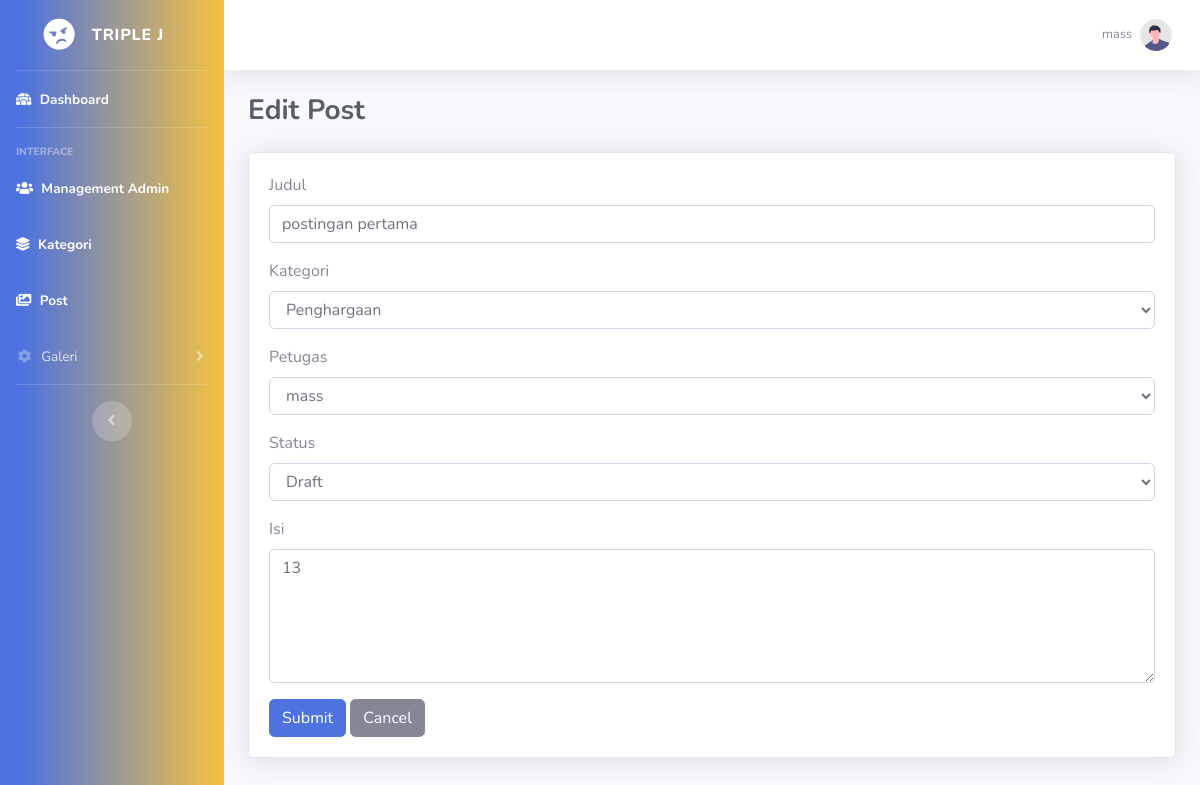
Page /edit_post.php?id=1 (signed in) on the committed database.
### tables this page shows
CREATE TABLE `posts` (
  `id` int(11) NOT NULL,
  `judul` varchar(255) NOT NULL,
  `kategori_id` int(11) NOT NULL,
  `isi` text NOT NULL,
  `petugas_id` int(11) NOT NULL,
  `status` varchar(255) NOT NULL,
  `created_at` timestamp NOT NULL DEFAULT current_timestamp() ON UPDATE current_timestamp()
);

### edit_post.php (the view, shortened to what this page needs)
<?php
include 'koneksi.php';
if(isset($_GET['id'])) {
    $id = $_GET['id'];
    $query = "SELECT * FROM posts WHERE id = ?";
    $stmt = $conn->prepare($query);
    $stmt->bind_param("i", $id);
    $stmt->execute();
    $result = $stmt->get_result();
    if($result->num_rows == 1) {
        $row = $result->fetch_assoc();
        $judul = $row['judul'];
        $kategori_id = $row['kategori_id'];
        $petugas_id = $row['petugas_id'];
        $isi = $row['isi'];
        $status = $row['status'];
    } else {
        echo "Post not found!";
        exit();
    }
} else {
    echo "Invalid request!";
    exit();
}
?>
<!DOCTYPE html>
<html lang="en">
<head>
    <link href="vendor/fontawesome-free/css/all.min.css" rel="stylesheet" type="text/css">
    <link href="css/sb-admin-2.min.css" rel="stylesheet">
</head>
<body id="page-top">
    <div id="wrapper">
        <?php include 'sidebar.php'; ?>
        <div id="content-wrapper" class="d-flex flex-column">
            <div id="content">
                <?php include 'navbar.php'; ?>
                <div class="container-fluid">
                    <div class="d-sm-flex align-items-center justify-content-between mb-4">
                        <h1 class="h3 font-weight-bold mb-0 text-gray-800">Edit Post</h1>
                    </div>
                    <div class="row">
                        <div class="col-lg-12">
                            <div class="card shadow mb-4">
                                <div class="card-body">
                                    <form method="POST">
                                        <div class="form-group">
                                            <label for="judul">Judul</label>
                                            <input type="text" class="form-control" id="judul" name="judul" value="<?php echo $judul; ?>" required>
                                        </div>
                                        <div class="form-group">
                                            <label for="kategori">Kategori</label>
                                            <select class="form-control" id="kategori" name="kategori" required>
                                                <?php
                                                $sql = mysqli_query($conn, "SELECT * FROM kategori") or die (mysqli_error($conn));
                                                while ($data = mysqli_fetch_array($sql)) {
                                                    $selected = ($data['id'] == $kategori_id) ? "selected" : "";
                                                    echo '<option value="'.$data['id'].'" '.$selected.'>'.$data['judul'].'</option>';
                                                }
                                                ?>
                                            </select>
                                        </div>
                                        <div class="form-group">
                                            <label for="petugas">Petugas</label>
                                            <select class="form-control" id="petugas" name="petugas" required>
                                                <?php
                                                $sql = mysqli_query($conn, "SELECT * FROM petugas") or die (mysqli_error($conn));
                                                while ($data = mysqli_fetch_array($sql)) {
                                                    $selected = ($data['id'] == $petugas_id) ? "selected" : "";
                                                    echo '<option value="'.$data['id'].'" '.$selected.'>'.$data['username'].'</option>';
                                                }
                                                ?>
                                            </select>
                                        </div>
                                        <div class="form-group">
                                            <label for="status">Status</label>
                                            <select class="form-control" id="status" name="status" required>
                                                <option value="draft" <?php if($status == 'draft') echo 'selected'; ?>>Draft</option>
                                            </select>
                                        </div>
                                        <div class="form-group">
                                            <label for="isi">Isi</label>
                                            <textarea class="form-control" id="isi" name="isi" rows="5" required><?php echo $isi; ?></textarea>
                                        </div>
                                        <button type="submit" class="btn btn-primary" name="submit">Submit</button>
                                        <a href="post.php" class="btn btn-secondary">Cancel</a>
                                        </div>
                            </div>
                        </div>
                    </div>
                </div>
            </div>
        </div>
    </div>
</body>
</html>

### rows in the picture
posts: judul "postingan pertama", status "Draft", isi "13"

### other values in the picture
$_SESSION ['username'] "mass"
form field kategori "Penghargaan"
form field petugas "mass"
